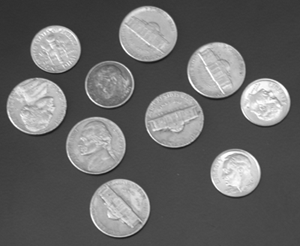
#> input picture chp4/coins.png, 300 x 246 px
$ python chp4_k_means_ex2_ans.py
#> lines starting #> are read from the running program, lines starting #| are printed output that depends on the picture; after the words box and inside, x2 and y2 are one past the last pixel; in counts of white or black regions, pixels touching at a corner belong together
# -*- coding: utf-8 -*-
"""
Created on Fri May 17 09:44:11 2024

@author: lich5
"""
import numpy as np
from sklearn.cluster import KMeans
from PIL import Image
import matplotlib.pyplot as plt


# --------------------------------------------------------------------------
#    基于K均值聚类的图像分割——灰度图像
# --------------------------------------------------------------------------

# ******************************* 读取图像数据 ********************************
# Load grayscale image
x = Image.open('coins.png').convert('L')
#> x is the input picture: PIL image 300x246 L; min 23, max 255, mean 103
x = np.array(x)  # Convert to numpy array
print(f"Image shape: {x.shape}, dtype: {x.dtype}")
#| Image shape: (246, 300), dtype: uint8

y = x.flatten().astype(np.float64)  # Flatten the image and convert to double

# ************************* 调用kmeans函数进行聚类分割 *************************
startdata = np.array([[0], [150]])  # Initial cluster centers
kmeans = KMeans(n_clusters=2, init=startdata, n_init=1)
idpixel = kmeans.fit_predict(y.reshape(-1, 1))  # Perform clustering
idbw = (idpixel == 1)  # Binary mask for the second cluster
result = idbw.reshape(x.shape)  # Reshape back to original image size
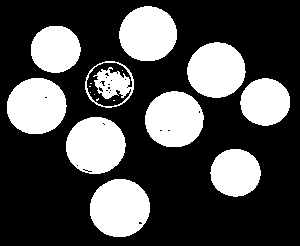
#> result: shape (246, 300) bool; 30.3% white; 17 white regions (7 under 20 px), largest, box (x1, y1, x2, y2) and area: (90, 179, 150, 237) 2748, (66, 117, 126, 174) 2668, (7, 78, 67, 134) 2649

# Display the segmented image
plt.figure()
plt.imshow(result, cmap='gray')
plt.title("Segmented Image (Grayscale)")
plt.axis('off')
plt.show()

# --------------------------------------------------------------------------
#    基于K均值聚类的图像分割——真彩图像
# --------------------------------------------------------------------------

# ******************************* 读取图像数据 ********************************
# Load color image
Duck0 = Image.open('littleduck.jpg')
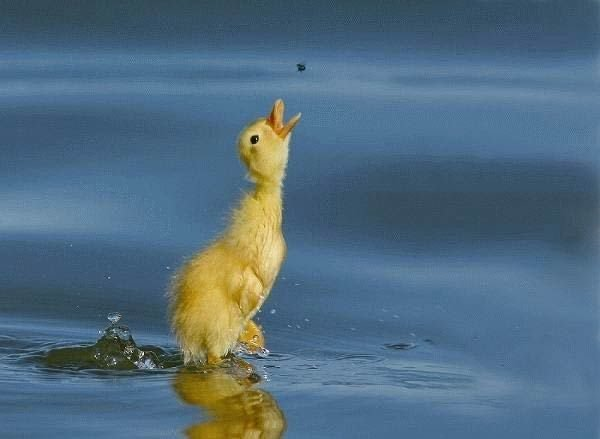
#> input picture chp4/littleduck.jpg, 600 x 439 px
#> Duck0 is the input picture: PIL image 600x439 RGB; mean R, G, B 81.1, 108.1, 126.9
Duck0 = np.array(Duck0)  # Convert to numpy array
print(f"Original Duck image shape: {Duck0.shape}, dtype: {Duck0.dtype}")
#| Original Duck image shape: (439, 600, 3), dtype: uint8

m, n, k = Duck0.shape
#> m = 439; n = 600; k = 3
Duck1 = Duck0.reshape(-1, k).astype(np.float64)  # Reshape into 2D array for clustering
print(f"Reshaped Duck image shape: {Duck1.shape}, dtype: {Duck1.dtype}")
#| Reshaped Duck image shape: (263400, 3), dtype: float64

'''调用kmeans函数进行聚类分割 '''
startdata = np.array([[10, 10, 200], [200, 200, 10]])  # Initial cluster centers
kmeans = KMeans(n_clusters=2, init=startdata, n_init=1)
idClass = kmeans.fit_predict(Duck1)  # Perform clustering
idDuck = (idClass == 0)  # Binary mask for the first cluster
result = idDuck.reshape(m, n, 1)  # Reshape mask to match original image dimensions
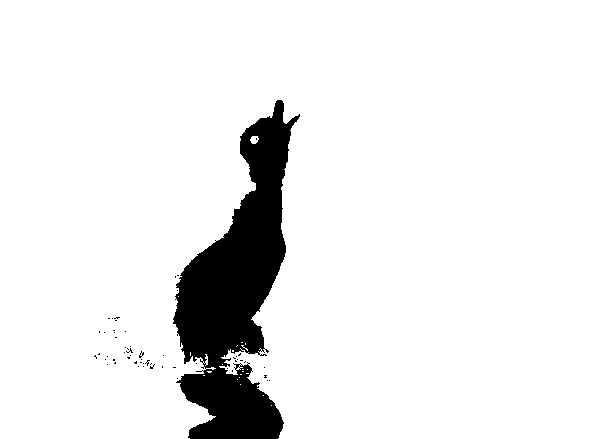
#> result: shape (439, 600, 1) bool; 92% white; 57 black regions (56 under 20 px), largest, box (x1, y1, x2, y2) and area: (173, 100, 300, 439) 20821

Duck2 = Duck0.copy()
Duck2[result.repeat(k, axis=2)] = 0  # Apply mask to the image
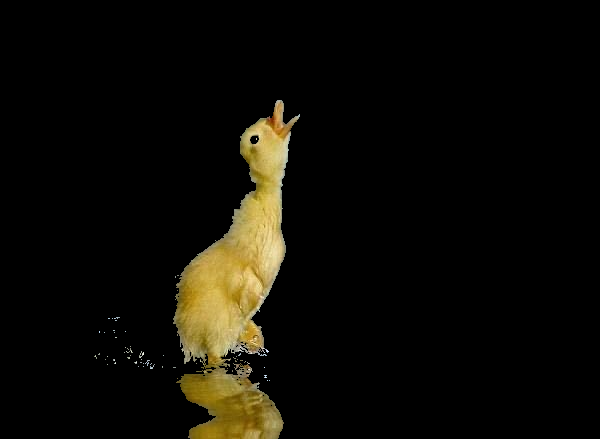
#> Duck2: shape (439, 600, 3); mean R, G, B 13.7, 11.9, 5.8

# Display the segmented color image
plt.figure()
plt.imshow(Duck2.astype(np.uint8))
plt.title("Segmented Image (Color)")
plt.axis('off')
plt.show()

# [EOF]
